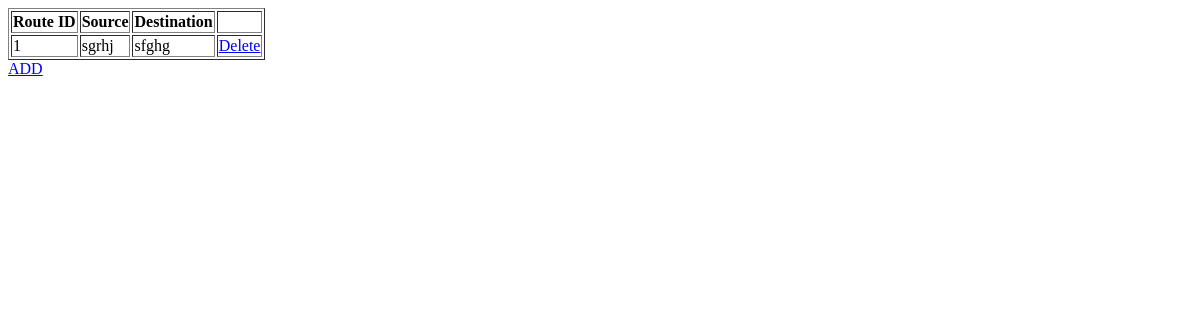
/ViewBusRoutes, run on an earlier commit of the app's database.
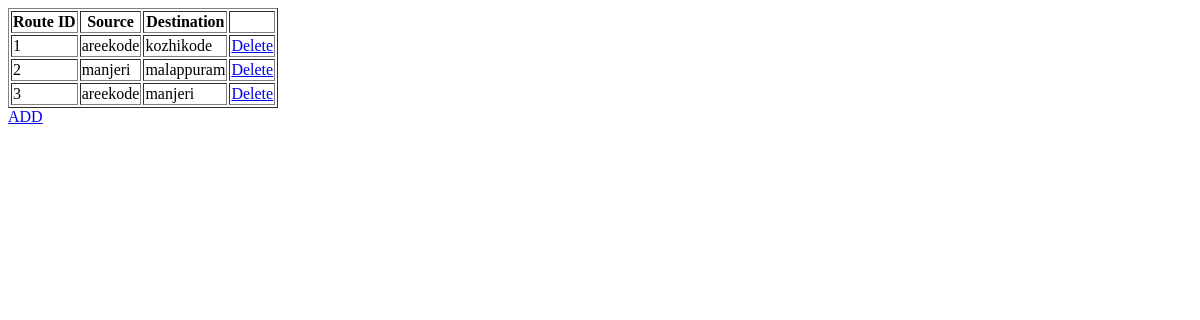
And on a later commit of the database.
### BuzbeeApp/models.py (models this page shows)
class BusRouteTable(models.Model):
    Source = models.CharField(max_length=30,blank=True,null=True)
    Destination = models.CharField(max_length=30,blank=True,null=True)

### BuzbeeApp/views.py (the view)
# urls.py: path('ViewBusRoutes',ViewBusRoutes.as_view(), name="ViewBusRoutes"),
class ViewBusRoutes(View):
    def get(self,request):
        obj=BusRouteTable.objects.all()
        return render(request,"administration/viewbusroute.html", {'val':obj})

### templates/administration/viewbusroute.html (shortened to what this page needs)
<!DOCTYPE html>
<html lang="en">
<head>
</head>
<body>
    <table border="1">
        <tr>
            <th>Route ID</th>
            <th>Source</th>
            <th>Destination</th>
            <th></th>
        </tr>
        {% for i in val %}
        <tr>
            <td>{{forloop.counter}}</td>
            <td>{{i.Source}}</td>
            <td>{{i.Destination}}</td>
            <td>
                <a href="DeleteBusRoute/{{ i.id }}">Delete</a>
            </td>
        </tr>
        {% endfor %}
    </table>
             <a href="/AddBusRoute">ADD</a>
</body>
</html>

What changed in the data, as far as the page shows it:
removed BusRouteTable: Source "sgrhj", Destination "sfghg"
added BusRouteTable: Source "areekode", Destination "kozhikode"
added BusRouteTable: Source "manjeri", Destination "malappuram"
added BusRouteTable: Source "areekode", Destination "manjeri"
